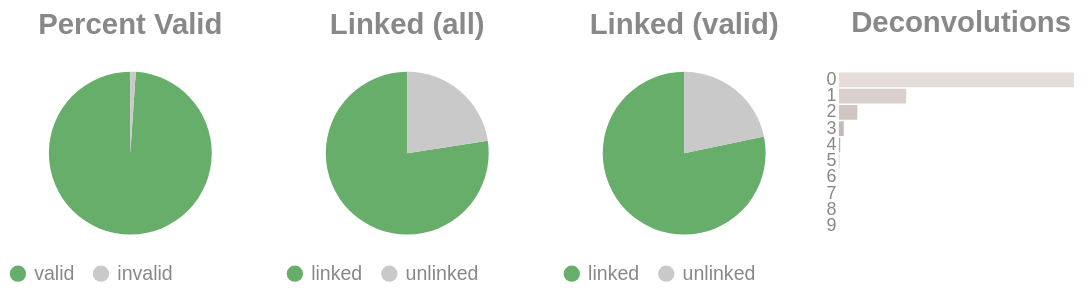

Source (notebook cell):
### Code cell
if SKIPLR:
    pass
else:
    clash = Counter()
    for i in valids['molecule'].to_list():
        _mol = i.split("-")
        if len(_mol) == 1:
            clash.update('0')
        else:
            clash.update(_mol[-1])

    _d = {"deconvolutions": [], 'count': []}
    for k,v in clash.items():
        _d['deconvolutions'].append(k)
        _d['count'].append(v)

    tot_valid = valids['reads'].sum()
    mask = valids['reads'] >= 2
    n_linked_reads = valids.filter(mask)['reads'].sum()
    if n_linked_reads == 0:
        print_html("No linked molecules (>=2 reads) were detected; skipping linked-only distributions.")
        SKIPLR = True
    else:
        perc_valid = round(tot_valid / n_reads, 4)
        linked_perc_abs = round(n_linked_reads / n_reads, 4)
        linked_perc = round(n_linked_reads / tot_valid, 4)

    _valid = pl.DataFrame({"valids": ['valid', 'invalid'], "count": [tot_valid, n_reads - tot_valid]})
    _linked_abs = pl.DataFrame({"linked (absolute)": ['linked', 'unlinked'], "count": [n_linked_reads, n_reads - n_linked_reads]})
    _linked_rel = pl.DataFrame({"linked (valids)": ['linked', 'unlinked'], "count": [n_linked_reads, tot_valid - n_linked_reads]})

    (
        alt.hconcat(
            piechart(_valid, goodval = 'valid', title = "Percent Valid"),
            piechart(_linked_abs, goodval = "linked", title =  "Linked (all)"),
            piechart(_linked_rel, goodval = "linked", title =  "Linked (valid)"),
            convolutionbar(pl.DataFrame(_d), title = "Deconvolutions"),
            center = True,
            bounds = 'flush'
        )
        .resolve_scale(color='independent')
        .resolve_legend('independent')
        .properties(usermeta={'embedOptions': {"actions": False}})
    ).display()

### Figure 1 — Vega-Lite specification as saved in the notebook (floating-point values rounded to 4 significant figures)
{"width": "container", "height": 400, "config": {"title": {"anchor": "start", "dy": -15, "fontSize": 18, "color": "#888888", "subtitleColor": "#888888", "subtitleFontSize": 14}, "arc": {"fill": "#0072B2"}, "axis": {"domainColor": "#888888", "domainWidth": 0.5, "gridWidth": 0.2, "grid": false, "titleFontWeight": 400, "titleFontSize": 15, "labelFontSize": 11, "labelColor": "#888888", "tickColor": "#888888", "tickWidth": 0.2, "titleColor": "#888888"}, "axisBand": {"grid": false}, "axisX": {"grid": true, "tickSize": 10, "domainCap": "round"}, "axisY": {"domain": false, "grid": true, "tickSize": 0, "domainCap": "round"}, "background": "transparent", "header": {"labelFontSize": 15, "labelColor": "#888888", "titleFontSize": 15, "titleFontWeight": 600, "titleColor": "#888888"}, "legend": {"labelFont": "sans-serif", "labelFontSize": 12, "labelColor": "#888888", "symbolSize": 100, "symbolType": "circle", "titleFontSize": 12, "titlePadding": 10, "titleColor": "#888888", "title": null}, "range": {"category": ["#E69F00", "#56B4E9", "#009E73", "#F0E442", "#0072B2", "#D55E00", "#CC79A7", "#000000"], "diverging": ["#cfe8f3", "#a2d4ec", "#73bfe2", "#46abdb", "#1696d2", "#12719e"]}, "area": {"fill": "#0072B2", "fillOpacity": 0.7, "line": true, "strokeOpacity": 0.7}, "line": {"color": "#0072B2", "stroke": "#0072B2", "strokeWidth": 2}, "trail": {"color": "#0072B2", "stroke": "#0072B2", "strokeWidth": 0, "size": 1}, "point": {"filled": true, "fillOpacity": 1.0, "size": 95}, "text": {"color": "#888888", "fontSize": 11, "align": "right", "fontWeight": 400, "size": 11}, "bar": {"fill": "#0072B2", "stroke": null}, "view": {"stroke": null, "continuousWidth": 660, "continuousHeight": 400}}, "hconcat": [{"data": {"name": "data-829351ef8dde758807dbb4637eceae80"}, "mark": {"type": "arc"}, "encoding": {"color": {"field": "valids", "legend": {"orient": "bottom", "title": null}, "scale": {"domain": ["valid", "invalid"], "range": ["#68ae6b", "#C9C9C9"]}, "title": "Valids", "type": "nominal"}, "theta": {"field": "count", "type": "quantitative"}, "tooltip": [{"field": "valids", "title": "Valids", "type": "ordinal"}, {"field": "percent", "format": ".2%", "title": "Percent", "type": "quantitative"}, {"field": "count", "title": "Count", "type": "quantitative"}]}, "height": 100, "title": {"text": "Percent Valid", "align": "center", "anchor": "middle"}, "transform": [{"calculate": "datum.count / 4714947", "as": "percent"}], "width": 150}, {"data": {"name": "data-7d42a059d827946cfd79dad2f63313ba"}, "mark": {"type": "arc"}, "encoding": {"color": {"field": "linked (absolute)", "legend": {"orient": "bottom", "title": null}, "scale": {"domain": ["linked", "unlinked"], "range": ["#68ae6b", "#C9C9C9"]}, "title": "Linked (Absolute)", "type": "nominal"}, "theta": {"field": "count", "type": "quantitative"}, "tooltip": [{"field": "linked (absolute)", "title": "Linked (Absolute)", "type": "ordinal"}, {"field": "percent", "format": ".2%", "title": "Percent", "type": "quantitative"}, {"field": "count", "title": "Count", "type": "quantitative"}]}, "height": 100, "title": {"text": "Linked (all)", "align": "center", "anchor": "middle"}, "transform": [{"calculate": "datum.count / 4714947", "as": "percent"}], "width": 150}, {"data": {"name": "data-6c1096c80ef5dfe90274cc0f010e9e90"}, "mark": {"type": "arc"}, "encoding": {"color": {"field": "linked (valids)", "legend": {"orient": "bottom", "title": null}, "scale": {"domain": ["linked", "unlinked"], "range": ["#68ae6b", "#C9C9C9"]}, "title": "Linked (Valids)", "type": "nominal"}, "theta": {"field": "count", "type": "quantitative"}, "tooltip": [{"field": "linked (valids)", "title": "Linked (Valids)", "type": "ordinal"}, {"field": "percent", "format": ".2%", "title": "Percent", "type": "quantitative"}, {"field": "count", "title": "Count", "type": "quantitative"}]}, "height": 100, "title": {"text": "Linked (valid)", "align": "center", "anchor": "middle"}, "transform": [{"calculate": "datum.count / 4664455", "as": "percent"}], "width": 150}, {"data": {"name": "data-bfa3f1fd62b12294b15a3c5fd0800a77"}, "mark": {"type": "bar"}, "encoding": {"color": {"field": "deconvolutions", "legend": null, "scale": {"scheme": "lightgreyred"}, "type": "nominal"}, "tooltip": [{"field": "deconvolutions", "title": "Deconvolutions", "type": "ordinal"}, {"field": "percent", "format": ".2%", "title": "Percent", "type": "quantitative"}, {"field": "count", "title": "Count", "type": "quantitative"}], "x": {"axis": null, "field": "count", "type": "quantitative"}, "y": {"field": "deconvolutions", "sort": "ascending", "title": null, "type": "nominal"}}, "height": 100, "title": {"text": "Deconvolutions", "align": "center", "anchor": "middle"}, "transform": [{"calculate": "datum.count / 1875667", "as": "percent"}], "width": 150}], "bounds": "flush", "center": true, "resolve": {"legend": {"angle": "independent"}, "scale": {"color": "independent"}}, "usermeta": {"embedOptions": {"actions": false}}, "$schema": "https://vega.github.io/schema/vega-lite/v6.4.1.json", "datasets": {"data-829351ef8dde758807dbb4637eceae80": [{"valids": "valid", "count": 4664455}, {"valids": "invalid", "count": 50492}], "data-7d42a059d827946cfd79dad2f63313ba": [{"linked (absolute)": "linked", "count": 3650406}, {"linked (absolute)": "unlinked", "count": 1064541}], "data-6c1096c80ef5dfe90274cc0f010e9e90": [{"linked (valids)": "linked", "count": 3650406}, {"linked (valids)": "unlinked", "count": 1014049}], "data-bfa3f1fd62b12294b15a3c5fd0800a77": [{"deconvolutions": "0", "count": 1346779}, {"deconvolutions": "1", "count": 385533}, {"deconvolutions": "2", "count": 105390}, {"deconvolutions": "3", "count": 27607}, {"deconvolutions": "4", "count": 7385}, {"deconvolutions": "5", "count": 2060}, {"deconvolutions": "6", "count": 596}, {"deconvolutions": "7", "count": 191}, {"deconvolutions": "8", "count": 81}, {"deconvolutions": "9", "count": 45}]}}
